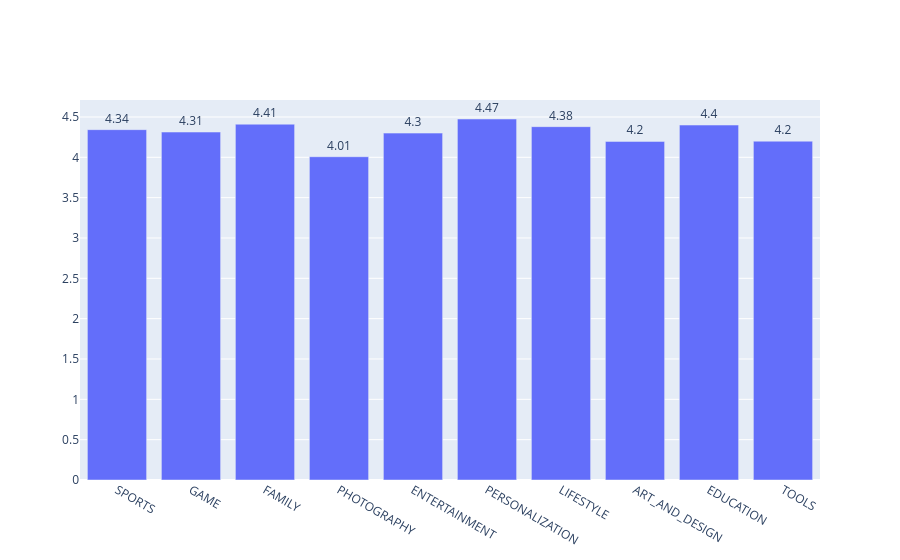

Write notebook code for a chart like this one.
### Markdown cell above
Create Grouped Bar Chart

### Code cell
# GROUPED BAR CHART

fig5 = go.Figure()

# Average Rating

fig5.add_trace(
    go.Bar(
        x=task5_df["Category"],
        y=task5_df["Avg_Rating"],
        name="Average Rating",
        text=task5_df["Avg_Rating"].round(2),
        textposition="outside",
        hovertemplate=
        "<b>%{x}</b><br>" +
        "Average Rating : %{y:.2f}<extra></extra>"
    )
)

### Figure 1 — Plotly figure (JSON) as saved in the notebook; plotly's stock layout.template omitted (floating-point values rounded to 4 significant figures)
{"data": [{"hovertemplate": "<b>%{x}</b><br>Average Rating : %{y:.2f}<extra></extra>", "name": "Average Rating", "text": [4.34, 4.31, 4.41, 4.01, 4.3, 4.47, 4.38, 4.2, 4.4, 4.2], "textposition": "outside", "type": "bar", "x": ["SPORTS", "GAME", "FAMILY", "PHOTOGRAPHY", "ENTERTAINMENT", "PERSONALIZATION", "LIFESTYLE", "ART_AND_DESIGN", "EDUCATION", "TOOLS"], "y": [4.343, 4.313, 4.411, 4.007, 4.3, 4.475, 4.38, 4.197, 4.4, 4.2]}], "layout": {}}
